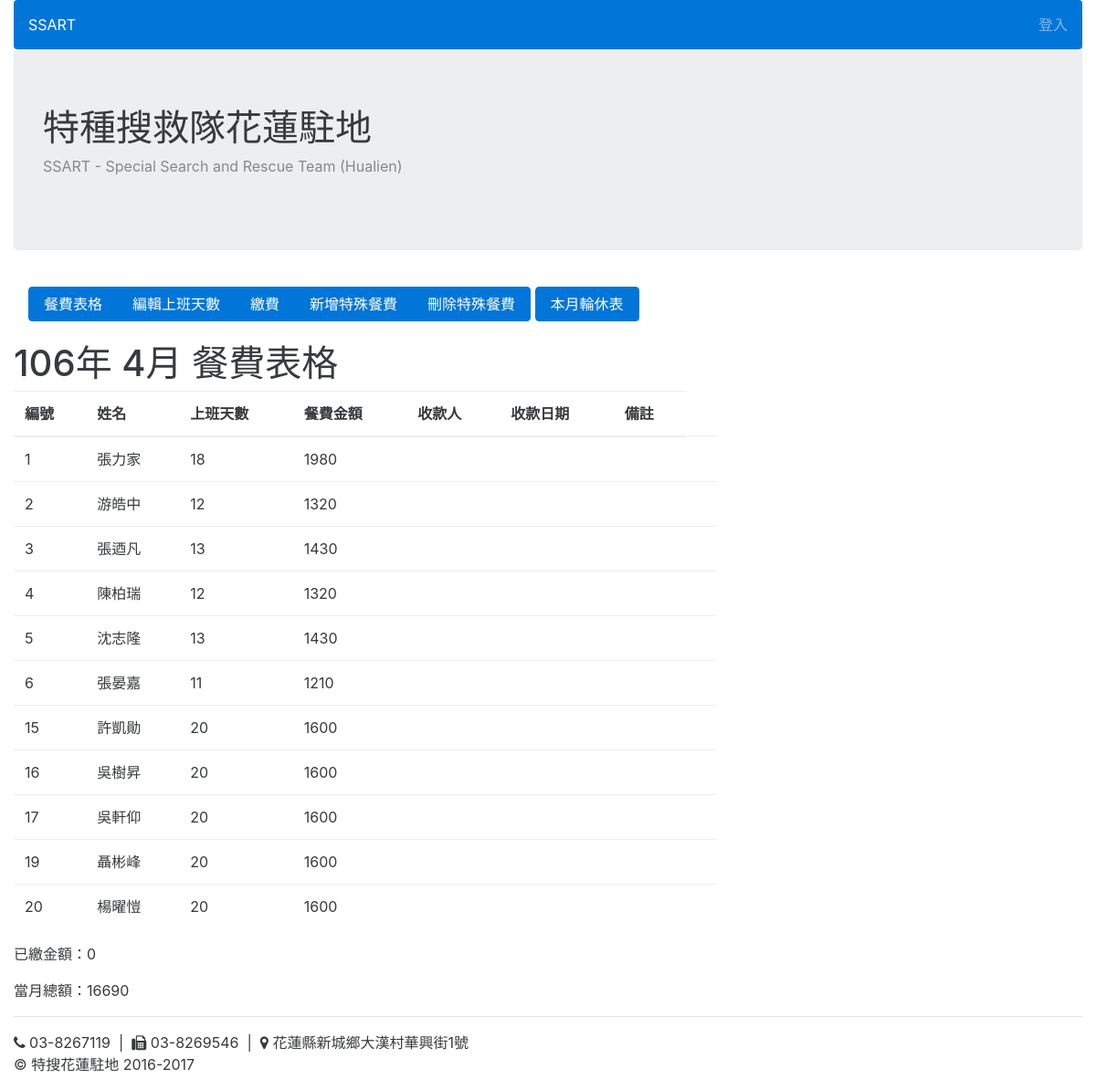
Page /tablemoney/167/ on the committed database.
### tablemoney/models.py (models this page shows, shortened)
class Month(models.Model):
	month = models.CharField(max_length=20, choices=MONTH_CHOICES)
	year = models.PositiveIntegerField()
	month_total = models.IntegerField(default=0)
	name = models.ManyToManyField(UserProfile, through='TableMoney')
	current_money = models.IntegerField(default=0)
	class Meta:
		ordering = ['-pk']

class TableMoney(models.Model):
	name = models.ForeignKey(UserProfile)
	month = models.ForeignKey(Month)
	year = models.PositiveIntegerField()
	day_price = models.IntegerField(null=True, blank=True)
	totle_price = models.IntegerField(default=1,null=True, blank=True)
	workday_count = models.PositiveIntegerField(default=0)
	pay_off = models.BooleanField(default=False)
	payee = models.ForeignKey(Payee, null=True, blank=True)
	note = models.CharField(max_length=20, blank=True)
	pay_date = models.CharField(max_length=20, blank=True)
	identify = models.CharField(max_length=20)
	class Meta:
		ordering = ['name']

### userprofile/models.py (models this page shows, shortened)
class UserProfile(models.Model):
	name = models.CharField(max_length=20)
	rank = models.CharField(max_length=20, choices=RANK_CHOICES)
	number = models.IntegerField()
	mobile_phone = models.CharField(max_length=20, null=True, blank=True)
	home_phone = models.CharField(max_length=20, null=True, blank=True)
	emergency_call = models.CharField(max_length=20, null=True, blank=True)
	eat = models.BooleanField(default=True)
	objects = models.Manager()
	members = MemberManager()
	substitutes = SubstituteManager()
	eats = EatManager()
	def __str__(self):
		return self.name
	class Meta:
		ordering = ['number']

### tablemoney/views.py (the view)
# urls.py: url(r'(?P<pk>\d+)/$', views.table_money_detail, name='table_money_detail'),
def table_money_detail(request, pk):
	from holiday.models import HolidayMonth, HolidayMonthFromDocx
	months = get_object_or_404(Month, pk=pk)
	table_moneys = months.tablemoney_set.all()
	holiday = get_object_or_404(HolidayMonthFromDocx, month=months.month, year=months.year)
	extra_table_moneys = ExtraTableMoney.objects.filter(identify=str(months.year)+str(months.month))
	context = {
		'months':months,
		'table_moneys':table_moneys,
		'holiday':holiday,
		'extra_table_moneys': extra_table_moneys
	}
	return render(request, 'table_money_detail.html', context)

### holiday/models.py (called while the page is built)
	def get_absolute_url(self):
		return reverse ('holiday_detail_from_docx', kwargs={'pk':self.pk})

### tablemoney/templates/table_money_detail.html (shortened to what this page needs)
{% extends 'base.html' %}
{% block content %}
<nav class="navbar">
  <div class="btn-group">
    <a href={% url 'table_money_list' %} class="btn btn-primary">餐費表格</a>
    <a href={{ holiday.get_absolute_url }} class="btn btn-primary">編輯上班天數</a>
    <a href={%  url 'table_money_pay' pk=months.pk  %} class="btn btn-primary">繳費</a>
    <a href={%  url 'add_extra_table_money' pk=months.pk %} class="btn btn-primary">新增特殊餐費</a>
    <a href={%  url 'delete_extra_table_money_list' pk=months.pk %} class="btn btn-primary">刪除特殊餐費</a>
  </div>
  <a href="{{ holiday.get_absolute_url }}" class="btn btn-primary">本月輪休表</a>
</nav>
<p>
<p><h1>{{ months.year }}年 {{ months.month }}月 餐費表格</h1>
<div class="row">
  <div class="col-lg-8">
    <table class="table table-hover">
      <thead>
        <tr>
          <th>編號</th>
          <th>姓名</th>
          <th>上班天數</th>
          <th>餐費金額</th>
          <th>收款人</th>
          <th>收款日期</th>
          <th>備註</th>
        </tr>
      </thead>
      <tbody>
        {% for table_money in table_moneys %}
        <tr>
          {% if table_money.pay_off == True %}
          <td>{{table_money.name.number}}</td>
          <td>{{table_money.name}}</td>
          <td>{{table_money.workday_count}}</td>
          <td>{{table_money.totle_price}}</td>
          <td>{{table_money.payee}} </td>
          {% else %}
          <td>{{table_money.name.number}}</td>
          <td>{{table_money.name}}</td>
          <td>{{table_money.workday_count}}</td>
          <td>{{table_money.totle_price}}</td>
          <td> </td>
          <td> </td>
          {% endif %}
          <td>{{table_money.pay_date}}</td>
          <td>{{table_money.note}}</td>
        </tr>
        {% endfor %}
      </tbody>
    </table>
  </div>
</div>
<div class="row">
  <div class="col-lg-6">
    <p>已繳金額：{{ months.current_money }}</p>
    當月總額：{{ months.month_total }}
  </div>
</div>
{% endblock %}

### rows in the picture
Month: year "106", month "4", current_money "0", month_total "16690"
TableMoney: name.number "1", name "張力家", workday_count "18", totle_price "1980"
TableMoney: name.number "2", name "游皓中", workday_count "12", totle_price "1320"
TableMoney: name.number "3", name "張迺凡", workday_count "13", totle_price "1430"
TableMoney: name.number "4", name "陳柏瑞", workday_count "12", totle_price "1320"
TableMoney: name.number "5", name "沈志隆", workday_count "13", totle_price "1430"
TableMoney: name.number "6", name "張晏嘉", workday_count "11", totle_price "1210"
TableMoney: name.number "15", name "許凱勛", workday_count "20", totle_price "1600"
TableMoney: name.number "16", name "吳樹昇", workday_count "20", totle_price "1600"
TableMoney: name.number "17", name "吳軒仰", workday_count "20", totle_price "1600"
TableMoney: name.number "19", name "聶彬峰", workday_count "20", totle_price "1600"
TableMoney: name.number "20", name "楊曜愷", workday_count "20", totle_price "1600"
